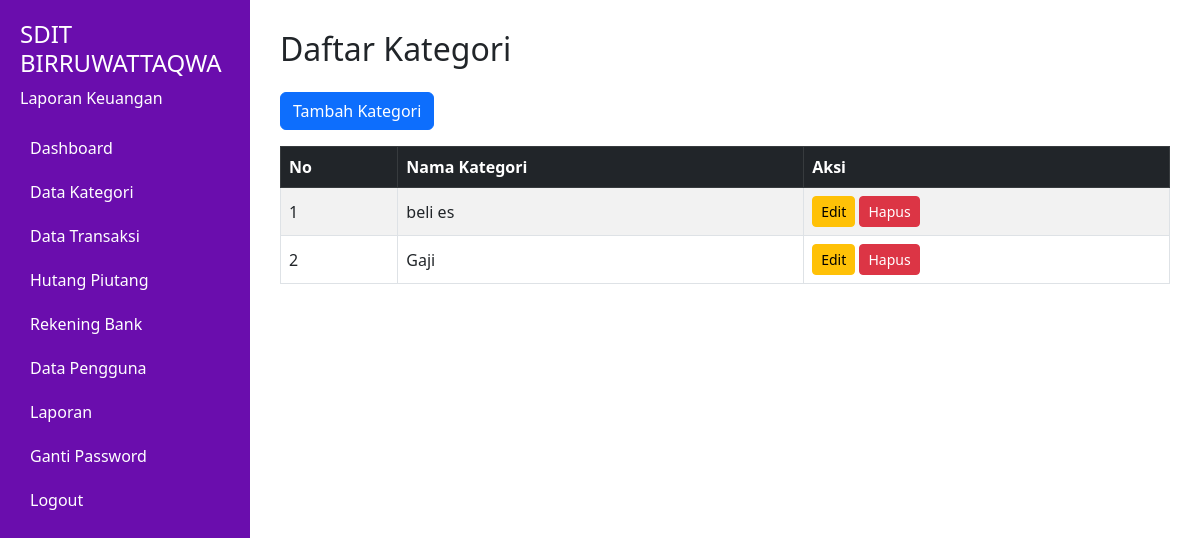
/kategori/, run on an earlier commit of the app's database.
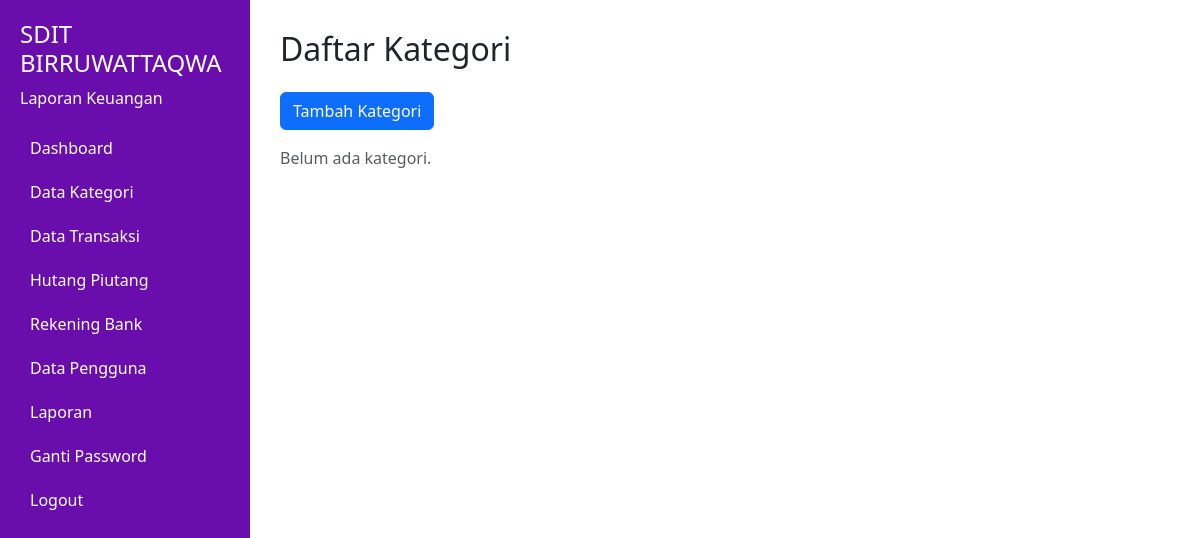
And on a later commit of the database.
### keuangan/models.py (models this page shows, shortened)
class Kategori(models.Model):
    nama = models.CharField(max_length=255)

### keuangan/views.py (the view)
# urls.py: path('kategori/', views.kategori_list, name='kategori_list'),
def kategori_list(request):
    kategori = Kategori.objects.all()
    return render(request, 'keuangan/kategori_list.html', {'kategori': kategori})

### keuangan/templates/keuangan/kategori_list.html (shortened to what this page needs)
{% load static %}
<!DOCTYPE html>
<html lang="id">
<head>
    <link rel="stylesheet" href="https://cdn.jsdelivr.net/npm/bootstrap@5.3.0/dist/css/bootstrap.min.css">
</head>
<body>
    <div class="sidebar">
        <h4>SDIT BIRRUWATTAQWA</h4>
        <p>Laporan Keuangan</p>
        <a href="#">Dashboard</a>
        <a href="{% url 'kategori_list' %}">Data Kategori</a>
        <a href="{% url 'daftar_transaksi' %}">Data Transaksi</a>
        <a href="{% url 'hutang_piutang' %}">Hutang Piutang</a>
        <a href="{% url 'rekening_bank' %}">Rekening Bank</a>
        <a href="#">Data Pengguna</a>
        <a href="#">Laporan</a>
        <a href="#">Ganti Password</a>
        <a href="#">Logout</a>
    </div>
    <div class="main-content">
        <h2 class="mb-4">Daftar Kategori</h2>
        <a href="{% url 'tambah_kategori' %}" class="btn btn-primary mb-3">Tambah Kategori</a>
        {% if kategori %}
            <div class="table-responsive">
                <table class="table table-bordered table-striped align-middle">
                    <thead class="table-dark">
                        <tr>
                            <th>No</th>
                            <th>Nama Kategori</th>
                            <th>Aksi</th>
                        </tr>
                    </thead>
                    <tbody>
                        {% for item in kategori %}
                            <tr>
                                <td>{{ forloop.counter }}</td>
                                <td>{{ item.nama }}</td>
                                <td>
                                    <a href="{% url 'edit_kategori' item.id %}" class="btn btn-sm btn-warning">Edit</a>
                                    <a href="{% url 'hapus_kategori' item.id %}" class="btn btn-sm btn-danger" onclick="return confirm('Yakin ingin menghapus kategori ini?')">Hapus</a>
                                </td>
                            </tr>
                        {% endfor %}
                    </tbody>
                </table>
            </div>
        {% else %}
            <p class="text-muted">Belum ada kategori.</p>
        {% endif %}
    </div>
</body>
</html>

What changed in the data, as far as the page shows it:
removed Kategori: nama "beli es"
removed Kategori: nama "Gaji"
Also different on the page:
text no longer shown: "No Nama Kategori Aksi"
text now shown: "Belum ada kategori."
